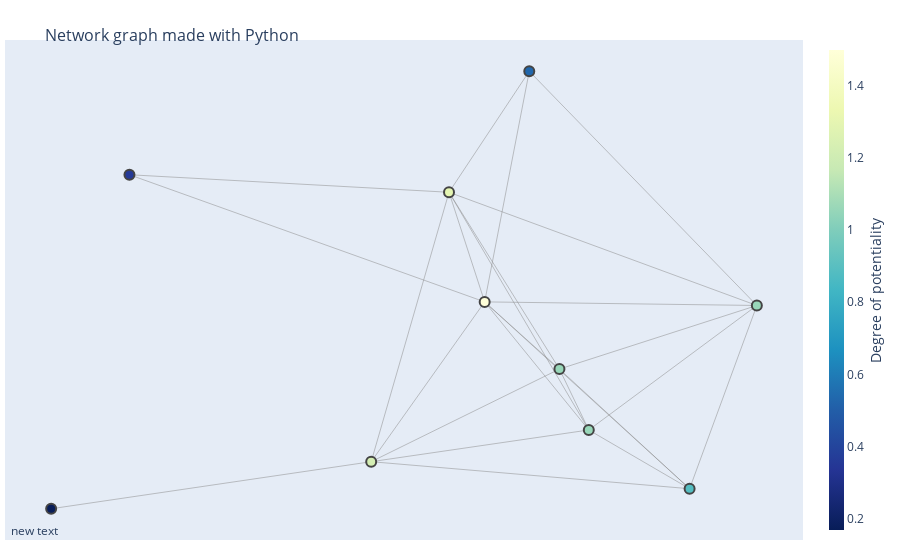

Notebook code cell kept with this figure:
### Markdown cell above
## Implementing random graph and finding out the measure of centrality

### Code cell
import plotly.graph_objects as go
import matplotlib.pyplot as plt
import networkx as nx

G = nx.random_geometric_graph(10, 0.50)

edge_x = []
edge_y = []

for edge in G.edges():
    x0, y0 = G.nodes[edge[0]]['pos']
    x1, y1 = G.nodes[edge[1]]['pos']
    edge_x.append(x0)
    edge_x.append(x1)
    edge_x.append(None)
    edge_y.append(y0)
    edge_y.append(y1)
    edge_y.append(None)

edge_trace = go.Scatter(
    x=edge_x, y=edge_y,
    line=dict(width=0.5, color='#888'),
    hoverinfo='none',
    mode='lines')

node_x = []
node_y = []
for node in G.nodes():
    x, y = G.nodes[node]['pos']
    node_x.append(x)
    node_y.append(y)

node_trace = go.Scatter(
    x=node_x, y=node_y,
    mode='markers',
    hoverinfo='text',
    marker=dict(
        showscale=True,
        # colorscale options
        #'Greys' | 'YlGnBu' | 'Greens' | 'YlOrRd' | 'Bluered' | 'RdBu' |
        #'Reds' | 'Blues' | 'Picnic' | 'Rainbow' | 'Portland' | 'Jet' |
        #'Hot' | 'Blackbody' | 'Earth' | 'Electric' | 'Viridis' |
        colorscale='YlGnBu',
        reversescale=True,
        color=[],
        size=10,
        colorbar=dict(
            thickness=15,
            title='Degree of potentiality',
            xanchor='left',
            titleside='right'
        ),
        line_width=2))


btwn_centrality=(nx.betweenness_centrality(G))
egn_centrality=nx.eigenvector_centrality(G)
degree_centrality=nx.degree_centrality(G)

figure(num=None, figsize=(15, 8), dpi=80, facecolor='w', edgecolor='k')
plt.bar(list(btwn_centrality.keys()), btwn_centrality.values(), color='g')
plt.xlabel(xlabel="Node number")
plt.ylabel(ylabel="Betweenness Centrality")
plt.show()


figure(num=None, figsize=(15, 8), dpi=80, facecolor='w', edgecolor='k')
plt.bar(list(egn_centrality.keys()), egn_centrality.values(), color='b')
plt.xlabel(xlabel="Node number")
plt.ylabel(ylabel="Eigenvector Centrality")
plt.show()


figure(num=None, figsize=(15, 8), dpi=80, facecolor='w', edgecolor='k')
plt.bar(list(degree_centrality.keys()), degree_centrality.values(), color='r')
plt.xlabel(xlabel="Node number")
plt.ylabel(ylabel="Degree Centrality")
plt.show()

for key in egn_centrality: 
    if key in btwn_centrality: 
        egn_centrality[key] = egn_centrality[key] + btwn_centrality[key] 
    else: 
        pass
          
for key in degree_centrality: 
    if key in egn_centrality: 
        degree_centrality[key] = degree_centrality[key] + egn_centrality[key] 
    else: 
        pass

print(degree_centrality)


node_adjacencies = []
node_text = []


    
node_adjacencies = []   
for key in degree_centrality:
    node_adjacencies.append(degree_centrality[key])
    node_text.append('Degree of potential node: '+str(degree_centrality[key])+ ' Node Number: '+str(key))

print(node_adjacencies)
node_trace.marker.color = node_adjacencies
node_trace.text = node_text

fig = go.Figure(data=[edge_trace, node_trace],
             layout=go.Layout(
                title='<br>Network graph made with Python',
                titlefont_size=16,
                showlegend=False,
                hovermode='closest',
                margin=dict(b=20,l=5,r=5,t=40),
                annotations=[ dict(
                    showarrow=False,
                    xref="paper", yref="paper",
                    x=0.005, y=-0.002 ) ],
                xaxis=dict(showgrid=False, zeroline=False, showticklabels=False),
                yaxis=dict(showgrid=False, zeroline=False, showticklabels=False))
                )
fig.show()

### Figure 1 — Plotly figure (JSON) as saved in the notebook; plotly's stock layout.template omitted (floating-point values rounded to 4 significant figures)
{"data": [{"hoverinfo": "none", "line": {"color": "#888", "width": 0.5}, "mode": "lines", "type": "scatter", "x": [0.6686, 0.8292, null, 0.6686, 0.5763, null, 0.6686, 0.9122, null, 0.6686, 0.4362, null, 0.6686, 0.7048, null, 0.6686, 0.5323, null, 0.6313, 0.5763, null, 0.6313, 0.5323, null, 0.6313, 0.9122, null, 0.1378, 0.5323, null, 0.1378, 0.5763, null, 0.5763, 0.8292, null, 0.5763, 0.5323, null, 0.5763, 0.4362, null, 0.5763, 0.7048, null, 0.5763, 0.9122, null, 0.9122, 0.8292, null, 0.9122, 0.7048, null, 0.9122, 0.5323, null, 0.4362, 0.04118, null, 0.4362, 0.5323, null, 0.4362, 0.7048, null, 0.4362, 0.8292, null, 0.5323, 0.7048, null, 0.8292, 0.7048, null], "y": [0.2965, 0.09025, null, 0.2965, 0.4123, null, 0.2965, 0.4061, null, 0.2965, 0.1368, null, 0.2965, 0.1915, null, 0.2965, 0.6013, null, 0.8099, 0.4123, null, 0.8099, 0.6013, null, 0.8099, 0.4061, null, 0.6315, 0.6013, null, 0.6315, 0.4123, null, 0.4123, 0.09025, null, 0.4123, 0.6013, null, 0.4123, 0.1368, null, 0.4123, 0.1915, null, 0.4123, 0.4061, null, 0.4061, 0.09025, null, 0.4061, 0.1915, null, 0.4061, 0.6013, null, 0.1368, 0.05573, null, 0.1368, 0.6013, null, 0.1368, 0.1915, null, 0.1368, 0.09025, null, 0.6013, 0.1915, null, 0.09025, 0.1915, null]}, {"hoverinfo": "text", "marker": {"color": [1.058, 0.5317, 0.3597, 1.5, 1.06, 1.225, 1.295, 0.8857, 1.058, 0.1679], "colorbar": {"thickness": 15, "title": {"side": "right", "text": "Degree of potentiality"}, "xanchor": "left"}, "colorscale": [[0, "rgb(255,255,217)"], [0.125, "rgb(237,248,177)"], [0.25, "rgb(199,233,180)"], [0.375, "rgb(127,205,187)"], [0.5, "rgb(65,182,196)"], [0.625, "rgb(29,145,192)"], [0.75, "rgb(34,94,168)"], [0.875, "rgb(37,52,148)"], [1, "rgb(8,29,88)"]], "line": {"width": 2}, "reversescale": true, "showscale": true, "size": 10}, "mode": "markers", "text": ["Degree of potential node: 1.0576146920596412 Node Number: 0", "Degree of potential node: 0.531746039761229 Node Number: 1", "Degree of potential node: 0.35967573765832267 Node Number: 2", "Degree of potential node: 1.5003658592343627 Node Number: 3", "Degree of potential node: 1.0595374561424307 Node Number: 4", "Degree of potential node: 1.2250253142756256 Node Number: 5", "Degree of potential node: 1.295264206419067 Node Number: 6", "Degree of potential node: 0.8857232412193008 Node Number: 7", "Degree of potential node: 1.0576146920596412 Node Number: 8", "Degree of potential node: 0.16789187949002873 Node Number: 9"], "type": "scatter", "x": [0.6686, 0.6313, 0.1378, 0.5763, 0.9122, 0.4362, 0.5323, 0.8292, 0.7048, 0.04118], "y": [0.2965, 0.8099, 0.6315, 0.4123, 0.4061, 0.1368, 0.6013, 0.09025, 0.1915, 0.05573]}], "layout": {"annotations": [{"showarrow": false, "x": 0.005, "xref": "paper", "y": -0.002, "yref": "paper"}], "hovermode": "closest", "margin": {"b": 20, "l": 5, "r": 5, "t": 40}, "showlegend": false, "title": {"font": {"size": 16}, "text": "<br>Network graph made with Python"}, "xaxis": {"showgrid": false, "showticklabels": false, "zeroline": false}, "yaxis": {"showgrid": false, "showticklabels": false, "zeroline": false}}}
